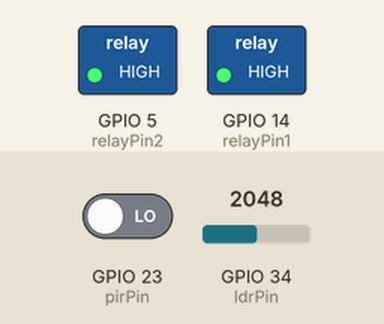
This sketch was run on a simulated ESP32. Parts: switched loads named in the sketch (green lamp = pin HIGH). The inputs (shaded band) are chosen by the test bench; at power-on: GPIO 34 (ldrPin) = 2048, GPIO 23 (pirPin) LOW. WiFi joins after 1.5 s; servers stay silent unless stated; what the sketch prints to the serial monitor is not drawn.

Above: at 3.5 s.
3.6 s: GPIO 34 (ldrPin) set to 2165
5.1 s: GPIO 34 (ldrPin) set to 2262
At 6.0 s:
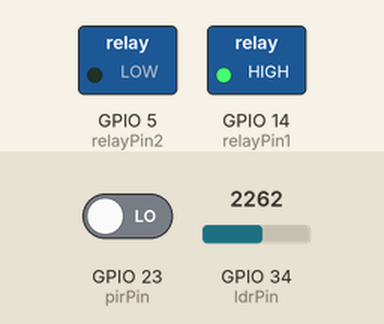
6.6 s: GPIO 34 (ldrPin) set to 2047
At 7.1 s:
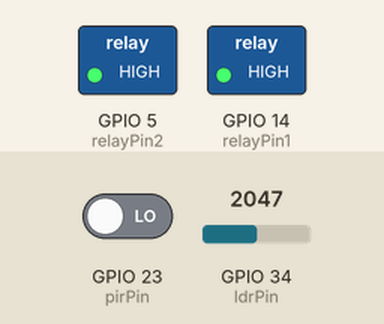
8.1 s: GPIO 23 (pirPin) driven HIGH
At 9.3 s:
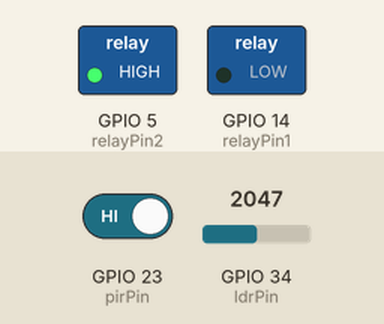
Timing chart, 0 to 14.6 s (numbered marks = the images above; inputs shaded):
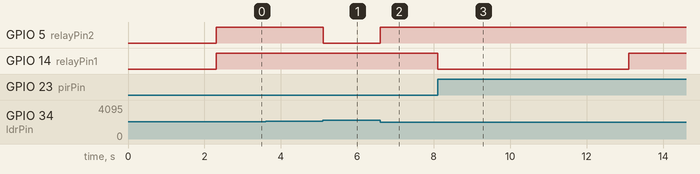

The sketch:

Home_automation.ino
```cpp
#include <WiFi.h>
#include <WiFiClient.h>
#include <BlynkSimpleEsp32.h>

#define BLYNK_TEMPLATE_ID "TMPL5f_8Lpr8N"
#define BLYNK_TEMPLATE_NAME "Home automation"

// Set up Wi-Fi credentials
char auth[] = "Qe-phawkQvZWquNVg-lKWnmBxACbWpUI";
char ssid[] = "SLT-Fiber-9987";
char pass[] = "ks2499881";

// Set up PIR sensor and relay modules
int pirPin = 23; // PIR sensor connected to digital pin 23
int relayPin1 = 14; // First relay module connected to digital pin 14
int relayPin2 = 5; // Second relay module connected to digital pin 5
int ldrPin = 34; // LDR sensor connected to analog pin 34

// Initialize PIR sensor state
int pirState = LOW;

//Variable for get the ldr on and of status through blynk app
int ldr_state = 1;

void setup() {

 Serial.begin(9600); // Start serial communication with 9600 baud rate
  pinMode(pirPin, INPUT); // Set PIR sensor pin as input
  pinMode(relayPin1, OUTPUT); // Set first relay module pin as output
  pinMode(relayPin2, OUTPUT); // Set second relay module pin as output
  pinMode(ldrPin, INPUT); // Set LDR sensor pin as input

 // Connect to Wi-Fi
  WiFi.begin(ssid, pass); // Connect to Wi-Fi network with SSID and password
  while (WiFi.status() != WL_CONNECTED) { // Wait until Wi-Fi is connected
    delay(1000); // Wait for 1 second``
    Serial.println("Connecting to WiFi..."); // Print message to serial monitor
  }

  // Connect to Blynk server
  Blynk.begin(auth, ssid, pass); // Connect to Blynk server with authorization token, SSID and password
  while (!Blynk.connected()) { // Wait until Blynk is connected
    delay(1000); // Wait for 1 second
    Serial.println("Connecting to Blynk server..."); // Print message to serial monitor
  }

  Serial.println("Connected!"); // Print message to serial monitor
  Serial.println(digitalRead(pirPin)); // Print PIR sensor state to serial monitor

  digitalWrite(relayPin1, HIGH); // Set first relay module state to off
  digitalWrite(relayPin2, HIGH); // Set second relay module state to off
}

// Check if switch for first relay is turned on/off in Blynk app
BLYNK_WRITE(V1) {
  int state = param.asInt();
  if (state == HIGH) {
    digitalWrite(relayPin1, LOW); // Turn on first relay module
  } else {
    digitalWrite(relayPin1, HIGH); // Turn off first relay module
  }
}

// Check if switch for second relay is turned on/off in Blynk app
BLYNK_WRITE(V2) {
  int state = param.asInt();
  if (state == HIGH) {
    digitalWrite(relayPin2, LOW); // Turn on second relay module
  } else {
    digitalWrite(relayPin2, HIGH); // Turn off second relay module
  }
}

// Check if switch for LDR sensor is turned on/off in Blynk app
BLYNK_WRITE(V3) {
  int state = param.asInt();
  // If PIR sensor detects motion and is not in a triggered state
  if (state == HIGH) {
    ldr_state = 1; // LDR sensor is on
  } else {
    ldr_state = 0; // LDR sensor is off
  }
}


void loop() {

  int sensorValue = digitalRead(pirPin);// Read PIR sensor value
  int ldrValue = analogRead(ldrPin);//Read LDR sensor value
  int mappedValue = map(ldrValue, 250, 4095, 0, 100);// Read LDR sensor value and map it from 250-4095 to 0-100

  if (sensorValue == 1 && pirState == LOW) {   // PIR sensor detected motion and PIR sensor turned on through Blynk app


    digitalWrite(relayPin1, LOW);// Turn on first relay module
    delay(5000);// Wait for 5 seconds before turning off the relay module
    digitalWrite(relayPin1, HIGH);
    delay(1000);
    Blynk.logEvent("something_suspicious_is_happening", "CHECK OUTSIDE!!!");// Log event in Blynk app
    pirState = HIGH;// Set PIR sensor state to triggered

  } else if (sensorValue == 0 && pirState == HIGH) {
    // PIR sensor no longer detecting motion

    pirState = LOW;
  }

  if (ldr_state == 1) {    // Check if LDR sensor is turned on in Blynk app

    if (mappedValue > 50) {    // If LDR value is above threshold, turn on second relay module
      digitalWrite(relayPin2, LOW);
    } else {
      digitalWrite(relayPin2, HIGH); // If LDR value is below threshold, turn off second relay module
    }

  }
  // Print LDR value and LDR state to Serial Monitor for debugging

  Serial.println(sensorValue);


  // Check if Blynk app is connected and receiving messages
  Blynk.run();
}
```

Measured:
- the behaviour switches between 2210 and 2211 on GPIO 34 (ldrPin) (found by bisection; images 0 and 1)
- after the input at 3.6 s, every drawn part: stays the same
- after the input at 5.1 s, GPIO 5 (relayPin2): HIGH → LOW at once
- after the input at 6.6 s, GPIO 5 (relayPin2): LOW → HIGH at once
- after the input at 8.1 s, GPIO 14 (relayPin1): HIGH → LOW at once, → HIGH 5.0 s later
